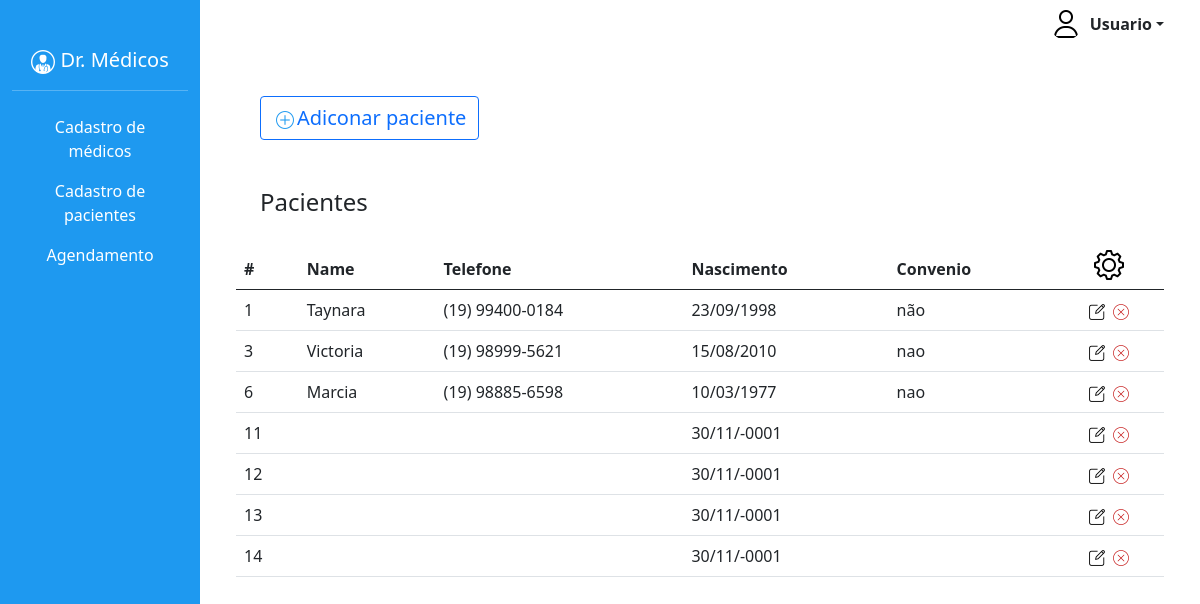
Page /pacientes/pacientes-listar.php on the committed database.
### tables this page shows
CREATE TABLE `paciente` (
  `IDpaciente` int(11) NOT NULL,
  `nome` varchar(255) DEFAULT NULL,
  `telefone` varchar(50) DEFAULT NULL,
  `nascimento` date DEFAULT NULL,
  `convenio` varchar(10) DEFAULT NULL,
  `obs` varchar(500) DEFAULT NULL
);

### pacientes/pacientes-listar.php (the view)
<?php
include "../includes/header.php";
include "../includes/config.php";
$sqlBusca = "SELECT * FROM paciente;";
$listaPacientes = mysqli_query($conn, $sqlBusca);
?>
                <div class="d-flex justify-content-start m-5">
                    <a href="pacientes-form.php" class="btn btn-outline-primary fs-5"><img class="" src="../img/btnplus.png">Adiconar paciente</a>
                </div>
                <div class="container">
                    <h4 class="m-4">Pacientes</h4>
                    <table class="table table-hover">
                        <thead>
                            <tr>
                                <th>#</th>
                                <th>Name</th>
                                <th>Telefone</th>
                                <th>Nascimento</th>
                                <th>Convenio</th>
                                <th class="text-center"><img class="justify-content-center" src="../img/tools.png"></img></th>
                            </tr>
                        </thead>
                        <tbody>
                        <?php
                        while($paciente = mysqli_fetch_assoc($listaPacientes)){
                            echo "<tr>";
                            echo "<td>{$paciente['IDpaciente']}</td>";
                            echo "<td>{$paciente['nome']}</td>";
                            echo "<td>{$paciente['telefone']}</td>";
                            $dataBrasil = date('d/m/Y', strtotime($paciente['nascimento']));
                            echo "<td>{$dataBrasil}</td>";
                            echo "<td>{$paciente['convenio']}</td>";
                            echo "<td class='text-center'><a href='pacientes-form-alterar.php?id={$paciente['IDpaciente']}'><img src='../img/editar.png'></img></a>
                             <a href='pacientes-excluir.php?id={$paciente['IDpaciente']}'><img src='../img/delete.png'></img></a></td>";
                            echo "</tr>";
                        }
                        ?>
                        </tbody>
                    </table>
<?php
include "../includes/footer.php";
?>

### css/style.css (style rules this page uses)
* { padding: 0px; margin: 0px; }

### rows in the picture
paciente: IDpaciente "1", nome "Taynara", telefone "(19) 99400-0184", nascimento "23/09/1998", convenio "não"
paciente: IDpaciente "3", nome "Victoria", telefone "(19) 98999-5621", nascimento "15/08/2010", convenio "nao"
paciente: IDpaciente "6", nome "Marcia", telefone "(19) 98885-6598", nascimento "10/03/1977", convenio "nao"
paciente: IDpaciente "11", nascimento "30/11/-0001"
paciente: IDpaciente "12", nascimento "30/11/-0001"
paciente: IDpaciente "13", nascimento "30/11/-0001"
paciente: IDpaciente "14", nascimento "30/11/-0001"
